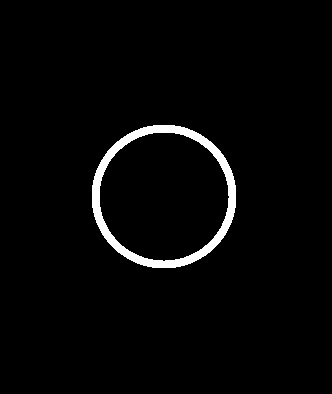
#> input picture imagenes_morfologicas/imagen7.jpg, 332 x 394 px
$ python rellenar_huecos.py   (older library calls are emulated)
#> lines starting #> are read from the running program, lines starting #| are printed output that depends on the picture; after the words box and inside, x2 and y2 are one past the last pixel; in counts of white or black regions, pixels touching at a corner belong together
from PIL import Image
import numpy as np
import scipy.ndimage as nd
import matplotlib.pyplot as plt


def to_bin(X):
    m, n = X.shape
    Y = np.zeros((m, n))
    Y[X >= 127] = 255
    Y[X < 127] = 0
    return Y


def complement(A):
    A = to_bin(A)
    A = 255 - A
    return A


def rellenar(A, B, iters=100, do_plot=False):
    m, n = A.shape
    X = np.zeros((m, n))
    cx = np.int(np.floor((m + 1) / 2))
    cy = np.int(np.floor((n + 1) / 2))
    X[cx, cy] = 1

    for k in range(iters):

        C = nd.binary_dilation(X, B).astype(A.dtype)
        X = np.logical_and(C, complement(A))

        if do_plot:
            plt.subplot(1, 2, 2)
            plt.title("Iteracion: " + str(k))
            plt.imshow(X, cmap='gray')
            plt.pause(0.001)

    return X


A = Image.open("imagen7.jpg", "r").convert("L")
A = np.array(A)
A = to_bin(A)
#> A: shape (394, 332) float64; 2.6% white; 1 white region, box (x1, y1, x2, y2) and area: (92, 125, 236, 268) 3421

B = np.ones((4, 4), A.dtype)

plt.figure(1)
plt.subplot(121)
plt.title("Imagen Original")
plt.imshow(A, cmap='gray')

plt.ion()

X = rellenar(A, B, 100, True)
#> the loop in rellenar, `for k in range(iters): ` made 100 passes
#> pass 1, in complement, `A = 255 - A`:
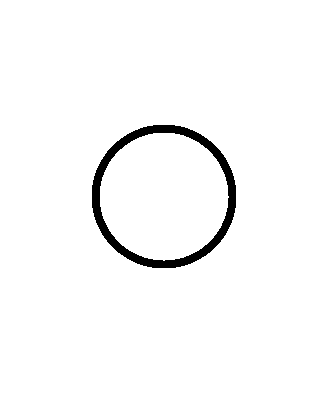
#> A: shape (394, 332) float64; 97.4% white; 1 black region, box (x1, y1, x2, y2) and area: (92, 125, 236, 268) 3421
#> pass 1, in rellenar, `X = np.logical_and(C, complement(A))`:
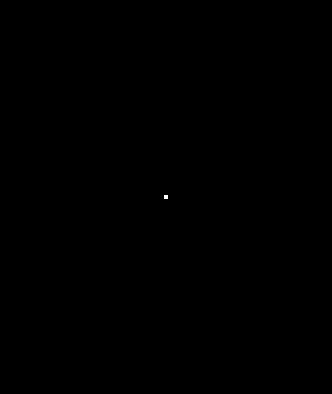
#> X: shape (394, 332) bool; 0.01% white; 1 white region (1 under 20 px)
#> pass 1, in rellenar, `plt.pause(0.001)`:
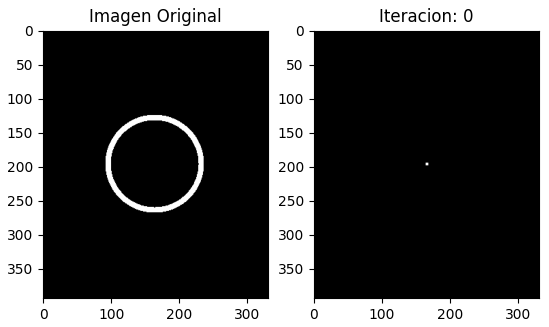
#> figure drawn by matplotlib, 2 panels
#> after the loop in rellenar, `for k in range(iters):`:
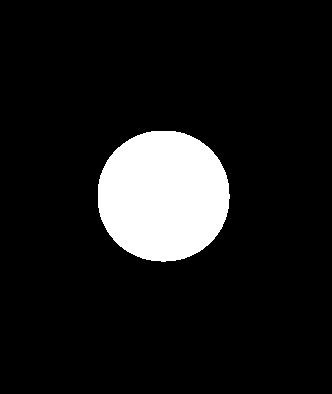
#> C: shape (394, 332) float64; values 0 (black) and 1 (white), 10.5% white; 1 white region, box (x1, y1, x2, y2) and area: (98, 131, 230, 262) 13724
#> after the loop in rellenar, `for k in range(iters):`:
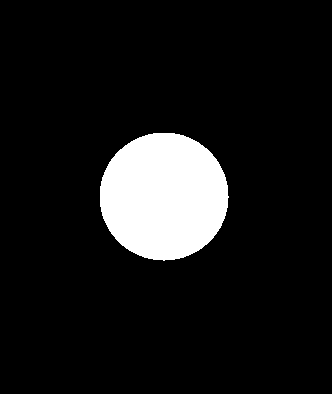
#> X: shape (394, 332) bool; 9.9% white; 1 white region, box (x1, y1, x2, y2) and area: (100, 133, 229, 261) 12944

plt.ioff()

plt.subplot(1, 2, 2)
plt.title("Iteracion: 100 [Finalizado]")
plt.imshow(X, cmap='gray', vmin=0, vmax=1, interpolation='none')

plt.show()
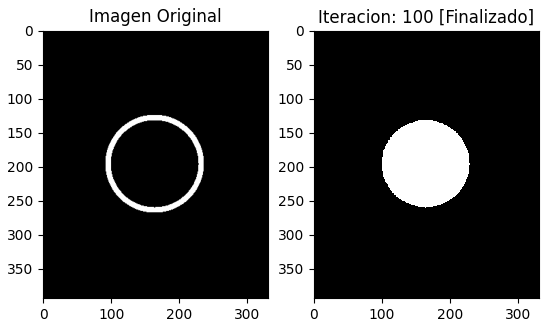
#> figure drawn by matplotlib, 2 panels

$ run again, with imagenes_morfologicas/imagen3.jpg copied over imagenes_morfologicas/imagen7.jpg
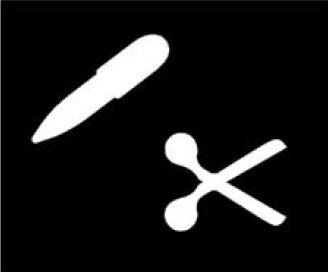
#> input picture imagenes_morfologicas/imagen3.jpg, 328 x 272 px
#> after the loop in rellenar, `for k in range(iters):`:
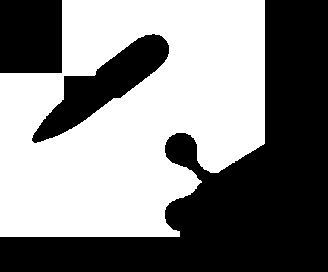
#> X: shape (272, 328) bool; 51.6% white; 3 black regions, box (x1, y1, x2, y2) and area: (0, 0, 328, 272) 33551, (32, 34, 169, 143) 5116, (0, 0, 62, 73) 4526
#> `plt.show()`:
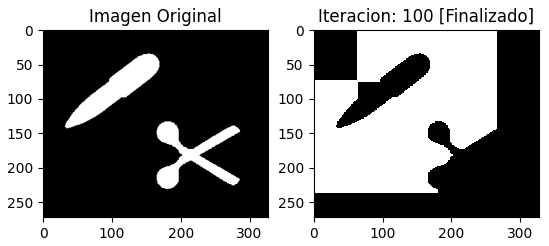
#> figure drawn by matplotlib, 2 panels
